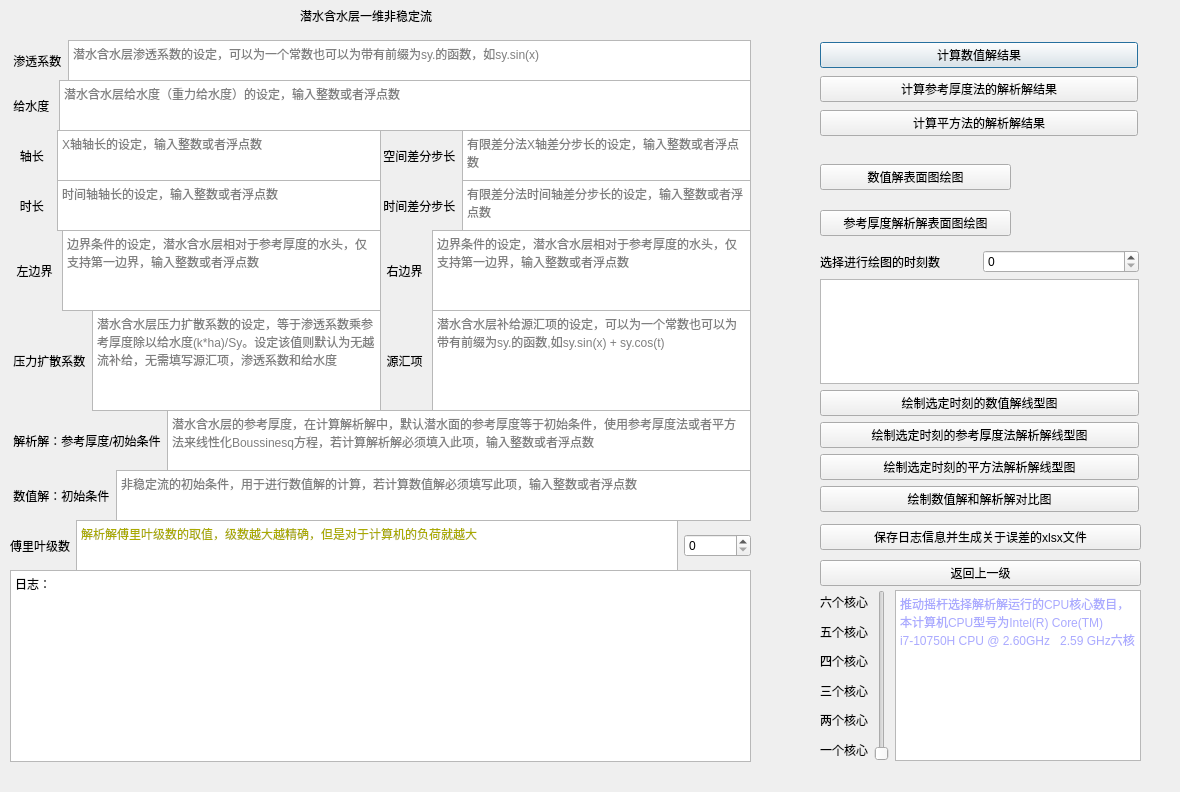
<?xml version="1.0" encoding="UTF-8"?>
<ui version="4.0">
 <class>one_dimension_unconfined_aquifer_unstable_flow</class>
 <widget class="QDialog" name="one_dimension_unconfined_aquifer_unstable_flow">
  <property name="windowModality">
   <enum>Qt::NonModal</enum>
  </property>
  <property name="geometry">
   <rect>
    <x>0</x>
    <y>0</y>
    <width>1180</width>
    <height>792</height>
   </rect>
  </property>
  <property name="windowTitle">
   <string>one dimension unconfined aquifer unstable flow</string>
  </property>
  <property name="modal">
   <bool>false</bool>
  </property>
  <widget class="QLabel" name="label">
   <property name="geometry">
    <rect>
     <x>300</x>
     <y>0</y>
     <width>181</width>
     <height>31</height>
    </rect>
   </property>
   <property name="text">
    <string>潜水含水层一维非稳定流</string>
   </property>
  </widget>
  <widget class="QWidget" name="horizontalLayoutWidget">
   <property name="geometry">
    <rect>
     <x>10</x>
     <y>40</y>
     <width>741</width>
     <height>41</height>
    </rect>
   </property>
   <layout class="QHBoxLayout" name="horizontalLayout">
    <item>
     <widget class="QLabel" name="label_2">
      <property name="text">
       <string> 渗透系数</string>
      </property>
     </widget>
    </item>
    <item>
     <widget class="QTextEdit" name="hydraulic_conductivity">
      <property name="placeholderText">
       <string>潜水含水层渗透系数的设定，可以为一个常数也可以为带有前缀为sy.的函数，如sy.sin(x)</string>
      </property>
     </widget>
    </item>
   </layout>
  </widget>
  <widget class="QWidget" name="horizontalLayoutWidget_2">
   <property name="geometry">
    <rect>
     <x>380</x>
     <y>310</y>
     <width>371</width>
     <height>101</height>
    </rect>
   </property>
   <layout class="QHBoxLayout" name="horizontalLayout_2">
    <item>
     <widget class="QLabel" name="label_3">
      <property name="text">
       <string>  源汇项 </string>
      </property>
     </widget>
    </item>
    <item>
     <widget class="QTextEdit" name="leakage_recharge">
      <property name="placeholderText">
       <string>潜水含水层补给源汇项的设定，可以为一个常数也可以为带有前缀为sy.的函数,如sy.sin(x) + sy.cos(t)</string>
      </property>
     </widget>
    </item>
   </layout>
  </widget>
  <widget class="QWidget" name="horizontalLayoutWidget_3">
   <property name="geometry">
    <rect>
     <x>10</x>
     <y>230</y>
     <width>371</width>
     <height>81</height>
    </rect>
   </property>
   <layout class="QHBoxLayout" name="horizontalLayout_3">
    <item>
     <widget class="QLabel" name="label_4">
      <property name="text">
       <string>  左边界 </string>
      </property>
     </widget>
    </item>
    <item>
     <widget class="QTextEdit" name="l_boundary">
      <property name="placeholderText">
       <string>边界条件的设定，潜水含水层相对于参考厚度的水头，仅支持第一边界，输入整数或者浮点数</string>
      </property>
     </widget>
    </item>
   </layout>
  </widget>
  <widget class="QWidget" name="horizontalLayoutWidget_4">
   <property name="geometry">
    <rect>
     <x>380</x>
     <y>230</y>
     <width>371</width>
     <height>81</height>
    </rect>
   </property>
   <layout class="QHBoxLayout" name="horizontalLayout_4">
    <item>
     <widget class="QLabel" name="label_5">
      <property name="text">
       <string>  右边界 </string>
      </property>
     </widget>
    </item>
    <item>
     <widget class="QTextEdit" name="r_boundary">
      <property name="placeholderText">
       <string>边界条件的设定，潜水含水层相对于参考厚度的水头，仅支持第一边界，输入整数或者浮点数</string>
      </property>
     </widget>
    </item>
   </layout>
  </widget>
  <widget class="QWidget" name="horizontalLayoutWidget_5">
   <property name="geometry">
    <rect>
     <x>380</x>
     <y>130</y>
     <width>371</width>
     <height>51</height>
    </rect>
   </property>
   <layout class="QHBoxLayout" name="horizontalLayout_5">
    <item>
     <widget class="QLabel" name="label_6">
      <property name="text">
       <string> 空间差分步长</string>
      </property>
     </widget>
    </item>
    <item>
     <widget class="QTextEdit" name="step_length">
      <property name="placeholderText">
       <string>有限差分法X轴差分步长的设定，输入整数或者浮点数</string>
      </property>
     </widget>
    </item>
   </layout>
  </widget>
  <widget class="QWidget" name="horizontalLayoutWidget_6">
   <property name="geometry">
    <rect>
     <x>10</x>
     <y>130</y>
     <width>371</width>
     <height>51</height>
    </rect>
   </property>
   <layout class="QHBoxLayout" name="horizontalLayout_6">
    <item>
     <widget class="QLabel" name="label_7">
      <property name="text">
       <string>   轴长  </string>
      </property>
     </widget>
    </item>
    <item>
     <widget class="QTextEdit" name="x_length">
      <property name="placeholderText">
       <string>X轴轴长的设定，输入整数或者浮点数</string>
      </property>
     </widget>
    </item>
   </layout>
  </widget>
  <widget class="QWidget" name="horizontalLayoutWidget_7">
   <property name="geometry">
    <rect>
     <x>10</x>
     <y>410</y>
     <width>741</width>
     <height>61</height>
    </rect>
   </property>
   <layout class="QHBoxLayout" name="horizontalLayout_7">
    <item>
     <widget class="QLabel" name="label_8">
      <property name="text">
       <string> 解析解：参考厚度/初始条件</string>
      </property>
     </widget>
    </item>
    <item>
     <widget class="QTextEdit" name="reference_thickness">
      <property name="placeholderText">
       <string>潜水含水层的参考厚度，在计算解析解中，默认潜水面的参考厚度等于初始条件，使用参考厚度法或者平方法来线性化Boussinesq方程，若计算解析解必须填入此项，输入整数或者浮点数</string>
      </property>
     </widget>
    </item>
   </layout>
  </widget>
  <widget class="QWidget" name="horizontalLayoutWidget_8">
   <property name="geometry">
    <rect>
     <x>10</x>
     <y>470</y>
     <width>741</width>
     <height>51</height>
    </rect>
   </property>
   <layout class="QHBoxLayout" name="horizontalLayout_8">
    <item>
     <widget class="QLabel" name="label_9">
      <property name="text">
       <string> 数值解：初始条件</string>
      </property>
     </widget>
    </item>
    <item>
     <widget class="QTextEdit" name="initial_condition">
      <property name="placeholderText">
       <string>非稳定流的初始条件，用于进行数值解的计算，若计算数值解必须填写此项，输入整数或者浮点数</string>
      </property>
     </widget>
    </item>
   </layout>
  </widget>
  <widget class="QWidget" name="horizontalLayoutWidget_9">
   <property name="geometry">
    <rect>
     <x>10</x>
     <y>180</y>
     <width>371</width>
     <height>51</height>
    </rect>
   </property>
   <layout class="QHBoxLayout" name="horizontalLayout_9">
    <item>
     <widget class="QLabel" name="label_10">
      <property name="text">
       <string>   时长  </string>
      </property>
     </widget>
    </item>
    <item>
     <widget class="QTextEdit" name="t_length">
      <property name="placeholderText">
       <string>时间轴轴长的设定，输入整数或者浮点数</string>
      </property>
     </widget>
    </item>
   </layout>
  </widget>
  <widget class="QWidget" name="horizontalLayoutWidget_11">
   <property name="geometry">
    <rect>
     <x>10</x>
     <y>310</y>
     <width>371</width>
     <height>101</height>
    </rect>
   </property>
   <layout class="QHBoxLayout" name="horizontalLayout_11">
    <item>
     <widget class="QLabel" name="label_12">
      <property name="text">
       <string> 压力扩散系数</string>
      </property>
     </widget>
    </item>
    <item>
     <widget class="QTextEdit" name="pressure_diffusion_coefficient">
      <property name="placeholderText">
       <string>潜水含水层压力扩散系数的设定，等于渗透系数乘参考厚度除以给水度(k*ha)/Sy。设定该值则默认为无越流补给，无需填写源汇项，渗透系数和给水度</string>
      </property>
     </widget>
    </item>
   </layout>
  </widget>
  <widget class="QWidget" name="horizontalLayoutWidget_12">
   <property name="geometry">
    <rect>
     <x>10</x>
     <y>80</y>
     <width>741</width>
     <height>51</height>
    </rect>
   </property>
   <layout class="QHBoxLayout" name="horizontalLayout_12">
    <item>
     <widget class="QLabel" name="label_13">
      <property name="text">
       <string> 给水度 </string>
      </property>
     </widget>
    </item>
    <item>
     <widget class="QTextEdit" name="specific_yield">
      <property name="placeholderText">
       <string>潜水含水层给水度（重力给水度）的设定，输入整数或者浮点数</string>
      </property>
     </widget>
    </item>
   </layout>
  </widget>
  <widget class="QWidget" name="horizontalLayoutWidget_13">
   <property name="geometry">
    <rect>
     <x>380</x>
     <y>180</y>
     <width>371</width>
     <height>51</height>
    </rect>
   </property>
   <layout class="QHBoxLayout" name="horizontalLayout_13">
    <item>
     <widget class="QLabel" name="label_14">
      <property name="text">
       <string> 时间差分步长</string>
      </property>
     </widget>
    </item>
    <item>
     <widget class="QTextEdit" name="step_time">
      <property name="placeholderText">
       <string>有限差分法时间轴差分步长的设定，输入整数或者浮点数</string>
      </property>
     </widget>
    </item>
   </layout>
  </widget>
  <widget class="QWidget" name="horizontalLayoutWidget_14">
   <property name="geometry">
    <rect>
     <x>10</x>
     <y>520</y>
     <width>741</width>
     <height>51</height>
    </rect>
   </property>
   <layout class="QHBoxLayout" name="horizontalLayout_14">
    <item>
     <widget class="QLabel" name="label_11">
      <property name="text">
       <string>傅里叶级数</string>
      </property>
     </widget>
    </item>
    <item>
     <widget class="QTextBrowser" name="textBrowser_3">
      <property name="html">
       <string>&lt;!DOCTYPE HTML PUBLIC &quot;-//W3C//DTD HTML 4.0//EN&quot; &quot;http://www.w3.org/TR/REC-html40/strict.dtd&quot;&gt;
&lt;html&gt;&lt;head&gt;&lt;meta name=&quot;qrichtext&quot; content=&quot;1&quot; /&gt;&lt;style type=&quot;text/css&quot;&gt;
p, li { white-space: pre-wrap; }
&lt;/style&gt;&lt;/head&gt;&lt;body style=&quot; font-family:'SimSun'; font-size:9pt; font-weight:400; font-style:normal;&quot;&gt;
&lt;p style=&quot; margin-top:0px; margin-bottom:0px; margin-left:0px; margin-right:0px; -qt-block-indent:0; text-indent:0px;&quot;&gt;&lt;span style=&quot; color:#aaaa00;&quot;&gt;解析解傅里叶级数的取值，级数越大越精确，但是对于计算机的负荷就越大&lt;/span&gt;&lt;/p&gt;&lt;/body&gt;&lt;/html&gt;</string>
      </property>
     </widget>
    </item>
    <item>
     <widget class="QSpinBox" name="spinBox_fourier_series">
      <property name="maximum">
       <number>1000000</number>
      </property>
     </widget>
    </item>
   </layout>
  </widget>
  <widget class="QTextBrowser" name="textBrowser">
   <property name="geometry">
    <rect>
     <x>10</x>
     <y>570</y>
     <width>741</width>
     <height>192</height>
    </rect>
   </property>
   <property name="html">
    <string>&lt;!DOCTYPE HTML PUBLIC &quot;-//W3C//DTD HTML 4.0//EN&quot; &quot;http://www.w3.org/TR/REC-html40/strict.dtd&quot;&gt;
&lt;html&gt;&lt;head&gt;&lt;meta name=&quot;qrichtext&quot; content=&quot;1&quot; /&gt;&lt;style type=&quot;text/css&quot;&gt;
p, li { white-space: pre-wrap; }
&lt;/style&gt;&lt;/head&gt;&lt;body style=&quot; font-family:'SimSun'; font-size:9pt; font-weight:400; font-style:normal;&quot;&gt;
&lt;p style=&quot; margin-top:0px; margin-bottom:0px; margin-left:0px; margin-right:0px; -qt-block-indent:0; text-indent:0px;&quot;&gt;日志：&lt;/p&gt;&lt;/body&gt;&lt;/html&gt;</string>
   </property>
  </widget>
  <widget class="QWidget" name="verticalLayoutWidget_4">
   <property name="geometry">
    <rect>
     <x>820</x>
     <y>40</y>
     <width>318</width>
     <height>100</height>
    </rect>
   </property>
   <layout class="QVBoxLayout" name="verticalLayout_6">
    <item>
     <widget class="QPushButton" name="solve">
      <property name="text">
       <string>计算数值解结果</string>
      </property>
     </widget>
    </item>
    <item>
     <widget class="QPushButton" name="solve_reference_thickness_method">
      <property name="text">
       <string>计算参考厚度法的解析解结果</string>
      </property>
     </widget>
    </item>
    <item>
     <widget class="QPushButton" name="solve_square_method">
      <property name="text">
       <string>计算平方法的解析解结果</string>
      </property>
     </widget>
    </item>
   </layout>
  </widget>
  <widget class="QWidget" name="verticalLayoutWidget_2">
   <property name="geometry">
    <rect>
     <x>820</x>
     <y>150</y>
     <width>191</width>
     <height>100</height>
    </rect>
   </property>
   <layout class="QVBoxLayout" name="verticalLayout_2">
    <item>
     <widget class="QPushButton" name="draw_solve_surface">
      <property name="text">
       <string>数值解表面图绘图</string>
      </property>
     </widget>
    </item>
    <item>
     <widget class="QPushButton" name="draw_solve_reference_thickness_method_surface">
      <property name="text">
       <string>参考厚度解析解表面图绘图</string>
      </property>
     </widget>
    </item>
   </layout>
  </widget>
  <widget class="QWidget" name="verticalLayoutWidget_5">
   <property name="geometry">
    <rect>
     <x>820</x>
     <y>520</y>
     <width>321</width>
     <height>71</height>
    </rect>
   </property>
   <layout class="QVBoxLayout" name="verticalLayout_5">
    <item>
     <widget class="QPushButton" name="save_date">
      <property name="text">
       <string>保存日志信息并生成关于误差的xlsx文件</string>
      </property>
     </widget>
    </item>
    <item>
     <widget class="QPushButton" name="back">
      <property name="text">
       <string>返回上一级</string>
      </property>
     </widget>
    </item>
   </layout>
  </widget>
  <widget class="QWidget" name="gridLayoutWidget">
   <property name="geometry">
    <rect>
     <x>820</x>
     <y>250</y>
     <width>319</width>
     <height>262</height>
    </rect>
   </property>
   <layout class="QGridLayout" name="gridLayout">
    <item row="4" column="0">
     <widget class="QPushButton" name="draw_solve_reference_thickness_line">
      <property name="text">
       <string>绘制选定时刻的参考厚度法解析解线型图</string>
      </property>
     </widget>
    </item>
    <item row="3" column="0">
     <widget class="QPushButton" name="draw_solve_line">
      <property name="text">
       <string>绘制选定时刻的数值解线型图</string>
      </property>
     </widget>
    </item>
    <item row="6" column="0">
     <widget class="QPushButton" name="draw_complete">
      <property name="text">
       <string>绘制数值解和解析解对比图</string>
      </property>
     </widget>
    </item>
    <item row="1" column="0">
     <layout class="QHBoxLayout" name="horizontalLayout_15">
      <item>
       <widget class="QLabel" name="label_15">
        <property name="text">
         <string>选择进行绘图的时刻数</string>
        </property>
       </widget>
      </item>
      <item>
       <widget class="QSpinBox" name="spinBox_time"/>
      </item>
     </layout>
    </item>
    <item row="2" column="0">
     <widget class="QTextBrowser" name="textBrowser_time"/>
    </item>
    <item row="5" column="0">
     <widget class="QPushButton" name="draw_solve_square_line">
      <property name="text">
       <string>绘制选定时刻的平方法解析解线型图</string>
      </property>
     </widget>
    </item>
   </layout>
  </widget>
  <widget class="QWidget" name="horizontalLayoutWidget_15">
   <property name="geometry">
    <rect>
     <x>820</x>
     <y>590</y>
     <width>321</width>
     <height>171</height>
    </rect>
   </property>
   <layout class="QHBoxLayout" name="horizontalLayout_16">
    <item>
     <layout class="QVBoxLayout" name="verticalLayout_4">
      <item>
       <widget class="QLabel" name="label_16">
        <property name="text">
         <string>六个核心</string>
        </property>
       </widget>
      </item>
      <item>
       <widget class="QLabel" name="label_19">
        <property name="text">
         <string>五个核心</string>
        </property>
       </widget>
      </item>
      <item>
       <widget class="QLabel" name="label_18">
        <property name="text">
         <string>四个核心</string>
        </property>
       </widget>
      </item>
      <item>
       <widget class="QLabel" name="label_20">
        <property name="text">
         <string>三个核心</string>
        </property>
       </widget>
      </item>
      <item>
       <widget class="QLabel" name="label_17">
        <property name="text">
         <string>两个核心</string>
        </property>
       </widget>
      </item>
      <item>
       <widget class="QLabel" name="label_21">
        <property name="text">
         <string>一个核心</string>
        </property>
       </widget>
      </item>
     </layout>
    </item>
    <item>
     <widget class="QSlider" name="verticalSlider">
      <property name="minimum">
       <number>1</number>
      </property>
      <property name="maximum">
       <number>6</number>
      </property>
      <property name="value">
       <number>1</number>
      </property>
      <property name="orientation">
       <enum>Qt::Vertical</enum>
      </property>
     </widget>
    </item>
    <item>
     <widget class="QTextBrowser" name="textBrowser_2">
      <property name="html">
       <string>&lt;!DOCTYPE HTML PUBLIC &quot;-//W3C//DTD HTML 4.0//EN&quot; &quot;http://www.w3.org/TR/REC-html40/strict.dtd&quot;&gt;
&lt;html&gt;&lt;head&gt;&lt;meta name=&quot;qrichtext&quot; content=&quot;1&quot; /&gt;&lt;style type=&quot;text/css&quot;&gt;
p, li { white-space: pre-wrap; }
&lt;/style&gt;&lt;/head&gt;&lt;body style=&quot; font-family:'SimSun'; font-size:9pt; font-weight:400; font-style:normal;&quot;&gt;
&lt;p style=&quot; margin-top:0px; margin-bottom:0px; margin-left:0px; margin-right:0px; -qt-block-indent:0; text-indent:0px;&quot;&gt;&lt;span style=&quot; color:#aaaaff;&quot;&gt;推动摇杆选择解析解运行的CPU核心数目，本计算机CPU型号为Intel(R) Core(TM) i7-10750H CPU @ 2.60GHz   2.59 GHz六核&lt;/span&gt;&lt;/p&gt;&lt;/body&gt;&lt;/html&gt;</string>
      </property>
     </widget>
    </item>
   </layout>
  </widget>
 </widget>
 <resources/>
 <connections/>
</ui>
